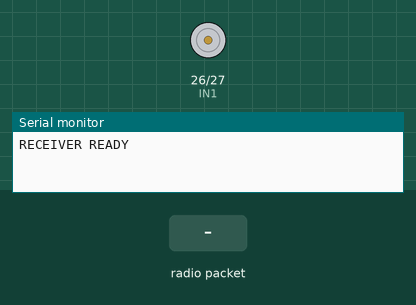
Recording of a sketch running on a simulated ESP32. Shown: motor-driver pin pairs drawn as motors (green arrow = first pin HIGH = forward, orange = second pin HIGH = backward, longer = more drive, scaled by the enable pin), the last lines printed to the serial monitor. The inputs (shaded band) are chosen by the test bench.

Above: at 1.2 s.
1.3 s: radio packet "SPEED1" arrives
At 2.3 s:
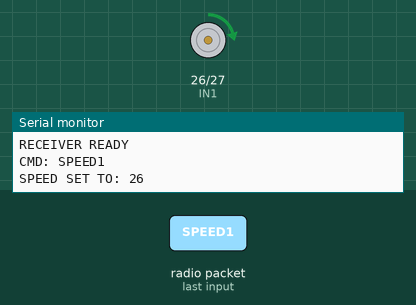
2.8 s: radio packet "90" arrives
At 3.4 s:
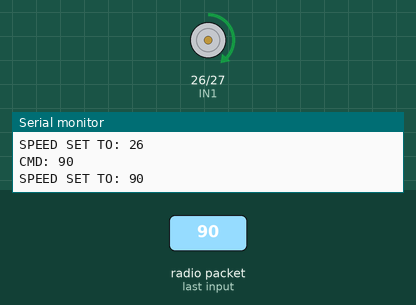
4.3 s: radio packet "SPEED3" arrives
At 5.5 s:
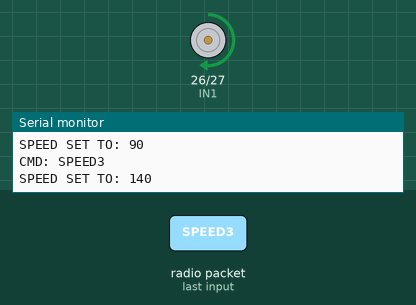
5.8 s: radio packet "200" arrives
At 6.9 s:
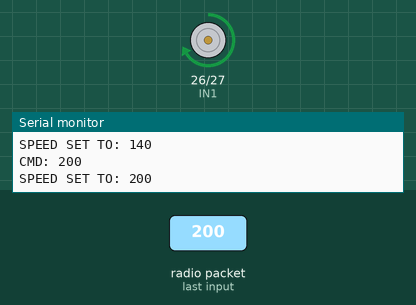
Timing chart, 0 to 8.3 s (numbered marks = the images above; inputs shaded):
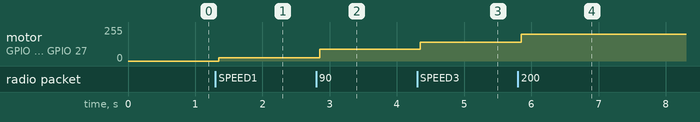

The sketch:

receiver_esp32.ino
```cpp
// Trilmotor-ONTVANGER (ESP32 #2 — zit aan de motor / op stroom).
// ESP-NOW receiver + L298N DC-motordriver.
//
// SLIMME versie: accepteert nu naast de vaste standen óók een VRIJE PWM-waarde,
// zodat je het trilgevoel volledig vanuit software (de website) kunt regelen —
// geen herflashen meer nodig om iets bij te stellen.
//
// Commando's die deze ontvanger begrijpt (komen via de zender binnen):
//   "0" t/m "255"  -> zet de motor direct op die PWM-duty (0 = uit)
//   "SPEED1..4"    -> vaste standen (afgesteld via nulmeting, zie hieronder)
//   "OFF"          -> motor uit
//
// Flashen: open in Arduino IDE, board = je ESP32, selecteer de poort van DEZE
// (de ontvanger; sluit 'm dus even via USB op de computer aan), Upload.

#include <WiFi.h>
#include <esp_now.h>

const int ENA = 25;   // PWM-pin (snelheid)
const int IN1 = 26;   // richting
const int IN2 = 27;   // richting

// Vaste standen (0-255) — alleen nog als fallback; het echte afstellen gebeurt
// nu vanuit de website met vrije PWM-waarden.
const int PWM_SPEED1 = 26;   // ~10%  -> hyperloop
const int PWM_SPEED2 = 77;   // ~30%  -> vliegtuig
const int PWM_SPEED3 = 140;  // ~55%  -> trein
const int PWM_SPEED4 = 168;  // ~66%  -> benzine auto

char cmd[20];
bool newData = false;

void setMotorSpeed(int speed) {
  if (speed < 0) speed = 0;
  if (speed > 255) speed = 255;
  analogWrite(ENA, speed);
  digitalWrite(IN1, HIGH);
  digitalWrite(IN2, LOW);
  Serial.print("SPEED SET TO: ");
  Serial.println(speed);
}

void stopMotor() {
  analogWrite(ENA, 0);
  digitalWrite(IN1, LOW);
  digitalWrite(IN2, LOW);
  Serial.println("MOTOR OFF");
}

bool isAllDigits(const String &s) {
  if (s.length() == 0) return false;
  for (unsigned int i = 0; i < s.length(); i++) {
    if (!isDigit(s[i])) return false;
  }
  return true;
}

void OnDataRecv(const esp_now_recv_info *info,
                const uint8_t *data,
                int len) {
  if (len >= (int)sizeof(cmd)) len = sizeof(cmd) - 1;
  memset(cmd, 0, sizeof(cmd));
  memcpy(cmd, data, len);
  cmd[len] = '\0';
  Serial.print("CMD: ");
  Serial.println(cmd);
  newData = true;
}

void setup() {
  Serial.begin(115200);

  pinMode(ENA, OUTPUT);
  pinMode(IN1, OUTPUT);
  pinMode(IN2, OUTPUT);

  WiFi.mode(WIFI_STA);

  if (esp_now_init() != ESP_OK) {
    Serial.println("ESP-NOW ERROR");
    return;
  }

  esp_now_register_recv_cb(OnDataRecv);
  Serial.println("RECEIVER READY");
}

void loop() {
  if (!newData) return;

  String c = String(cmd);
  c.trim();

  if (c == "OFF") {
    stopMotor();
  }
  else if (isAllDigits(c)) {        // vrije PWM-waarde 0-255 (0 = uit)
    int pwm = c.toInt();
    if (pwm <= 0) stopMotor();
    else setMotorSpeed(pwm);
  }
  else if (c == "SPEED1") setMotorSpeed(PWM_SPEED1);
  else if (c == "SPEED2") setMotorSpeed(PWM_SPEED2);
  else if (c == "SPEED3") setMotorSpeed(PWM_SPEED3);
  else if (c == "SPEED4") setMotorSpeed(PWM_SPEED4);

  newData = false;
}
```

Measured:
- after the input at 1.3 s, motor on GPIO 26 (IN1) / GPIO 27 (IN2): stopped → forward 26/255 after 0.05 s
- after the input at 2.8 s, motor on GPIO 26 (IN1) / GPIO 27 (IN2): forward 26/255 → forward 90/255 after 0.05 s
- after the input at 4.3 s, motor on GPIO 26 (IN1) / GPIO 27 (IN2): forward 90/255 → forward 140/255 after 0.05 s
- after the input at 5.8 s, motor on GPIO 26 (IN1) / GPIO 27 (IN2): forward 140/255 → forward 200/255 after 0.05 s
